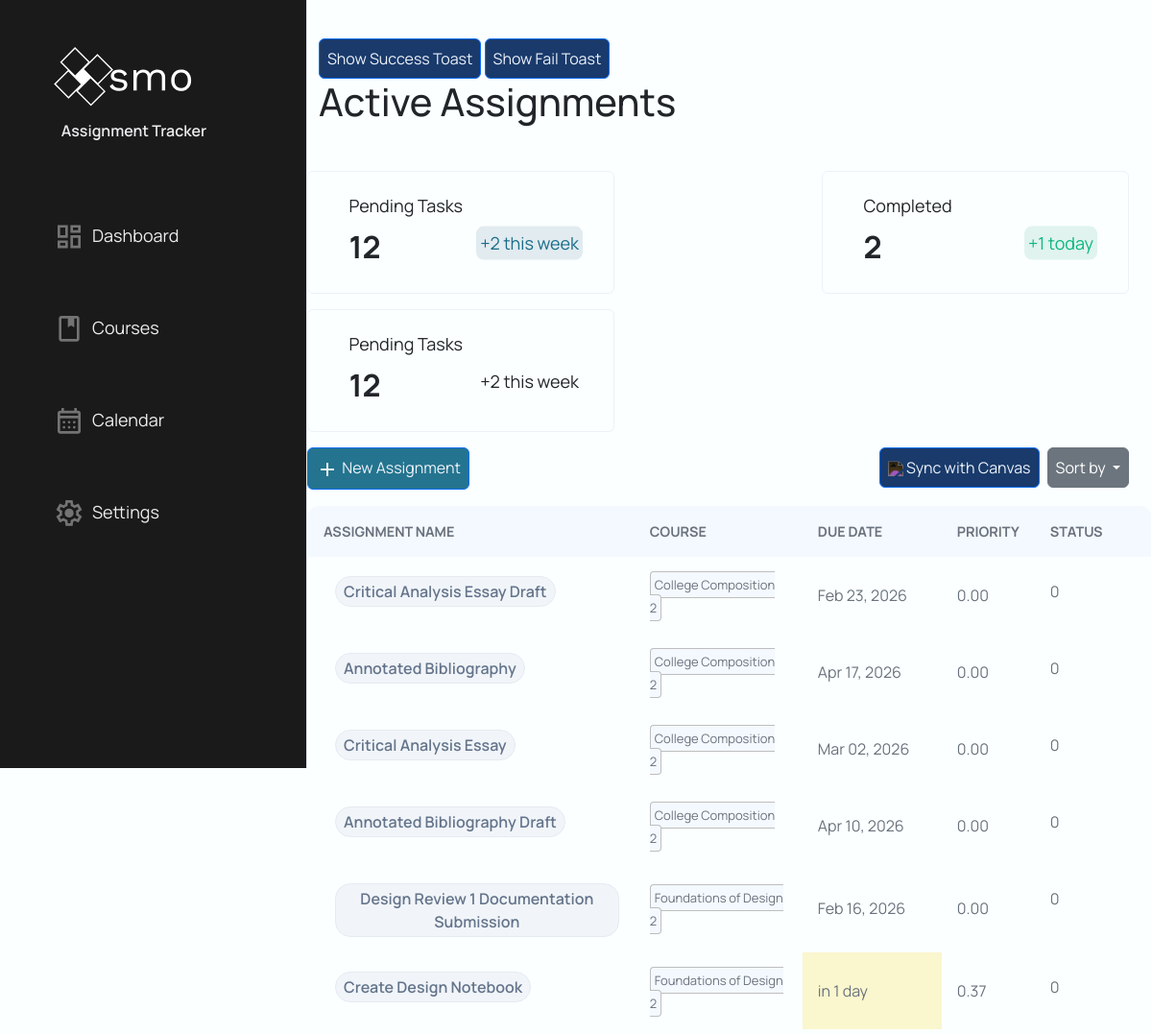
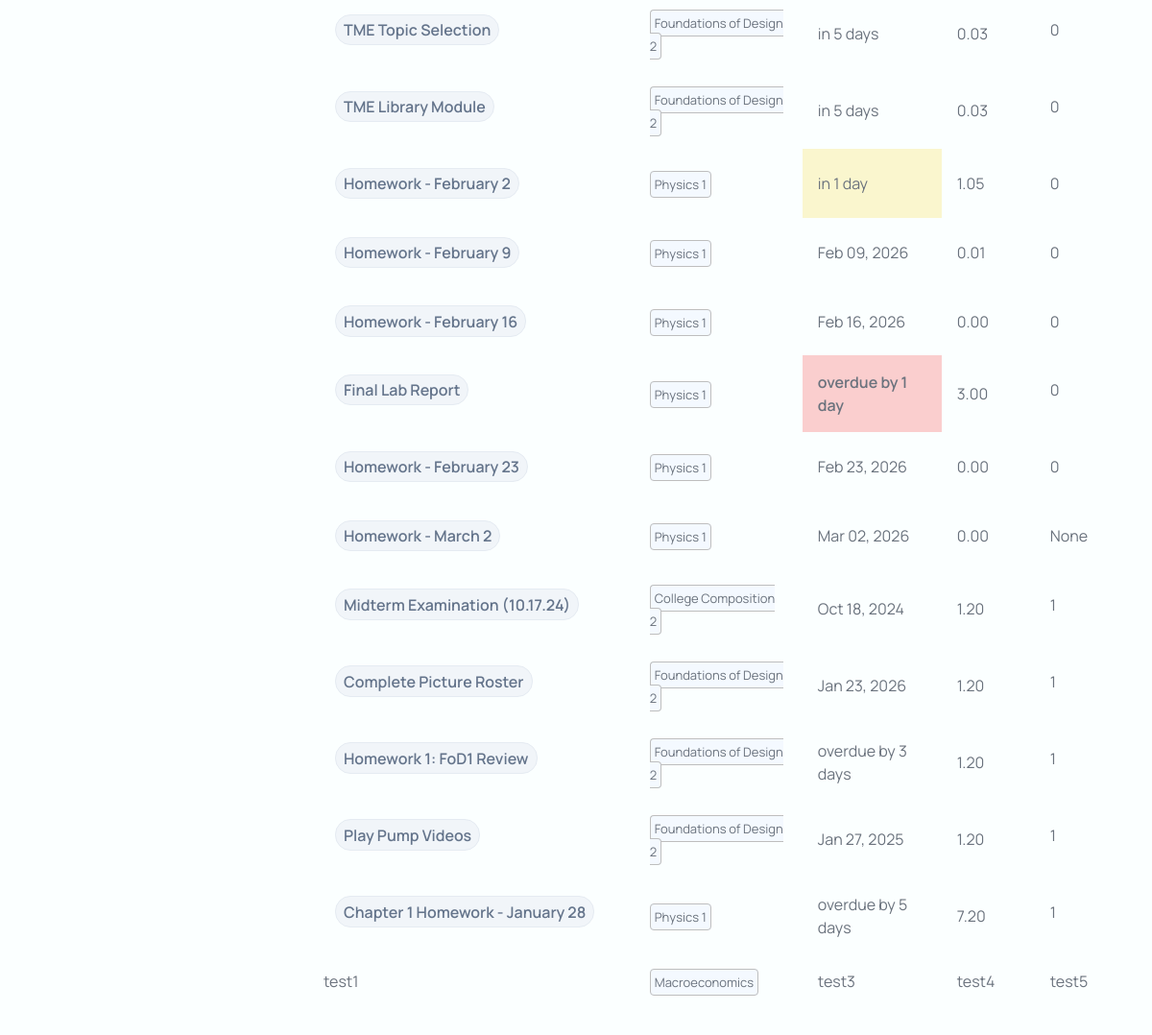
Screenshot of /dashboard/?sort=course (signed in) with the database file from the repository (2 pictures, top to bottom).
### models/assignment.py (models this page shows, shortened)
class Assignment(db.Model):
    __tablename__ = "assignments"
    assignment_id = db.Column("assignment_id", db.Integer, primary_key=True, autoincrement=True)
    user_id = db.Column("user_id", db.Integer, db.ForeignKey("users.user_id"), nullable=False)
    course_id = db.Column("course_id", db.Integer, db.ForeignKey("courses.course_id"), nullable=False)
    course = db.relationship("Course", back_populates="assignments", foreign_keys="Assignment.course_id")
    title = db.Column("title", db.Text, nullable=False)
    description = db.Column("description", db.Text, nullable=True)
    due = db.Column("due", db.Text, nullable=False)        # ISO-8601 text datetime recommended
    status = db.Column("status", db.Integer, nullable=True)  # 0/1 or enum-like int
    created = db.Column("created", db.Text, nullable=True)
    updated = db.Column("updated", db.Text, nullable=True)
    points_possible = db.Column("points_possible", db.Integer, nullable=True)
    score = db.Column("score", db.Float, nullable=True)  # Actual score achieved
    canvas_assignment_id = db.Column("canvas_assignment_id", db.Integer, nullable=True)
    workflow_state = db.Column("workflow_state", db.Text, nullable=True)
    unlock_at = db.Column("unlock_at", db.Text, nullable=True)
    html_url = db.Column("html_url", db.Text, nullable=True)
    submission_type = db.Column("submission_type", db.Text, nullable=True)
    canvas_base_url = db.Column("canvas_base_url", db.Text, nullable=True)
    last_canvas_sync = db.Column("last_canvas_sync", db.Text, nullable=True)
    effort = db.Column("effort", db.Integer, nullable=True, default=1) # 1=Low, 2=Med, 3=High
    event_id = db.Column("event_id", db.Text, nullable=True)

### models/courses.py (models this page shows, shortened)
class Course(db.Model):
    __tablename__ = "courses"
    assignments = db.relationship("Assignment",
                                  back_populates="course",
                                  foreign_keys="Assignment.course_id",
                                  primaryjoin = "Course.course_id == Assignment.course_id"
                                  )
    course_id = db.Column(
        "course_id",
        db.Integer,
        primary_key=True,
        autoincrement=True
    )
    user_id = db.Column(
        "user_id",
        db.Integer,
        db.ForeignKey("users.user_id"),
        nullable=False
    )
    course_name = db.Column(
        "course_name",
        db.Text,
        nullable=False
    )
    course_code = db.Column(
        "course_code",
        db.Text,
        nullable=False
    )
    canvas_course_id = db.Column(
        "canvas_course_id",
        db.Integer,
        nullable=True
    )
    workflow_state = db.Column(
        "workflow_state",
        db.Text,
        nullable=True
    )
    time_zone = db.Column(
        "time_zone",
        db.Text,
        nullable=True
    )
    end_at = db.Column(
        "end_at",
        db.Text,
        nullable=False
    )
    last_sync = db.Column(
        "last_sync",
        db.Text,
        nullable=True
    )
    canvas_base_url = db.Column(
        "canvas_base_url",
        db.Text,
        nullable=True
    )
    weight = db.Column(
        "weight",
        db.Float,
        default=1.0,
        nullable=False
    )

### Website/MainPage/mainPage.py (the view)
@mainPage_bp.route("/dashboard/", methods=["POST", "GET"])
@login_required
def dashboard():
    user_id = current_user.user_id
    assignmentRepo = AssignmentRepo()
    courseRepo = CourseRepo()
    userRepo = UserRepo()
    deleteForm = DeleteAssignment()
    assignmentForm = AssignmentCreateForm().updateCourseSelect(courseRepo.getAllCoursesById(user_id))
    editAssignmentForm = EditAssignmentForm()
    checkForm = CheckForm()
    sort_key = (request.args.get("sort"))
    if sort_key is None:
        sort_key = "due"
    else:
        sort_key = sort_key.strip().lower()
    SORT_MAP = {
    "course"      : assignmentRepo.get_SortedByName_Assignment,
    "due"       : assignmentRepo.get_SortedByDue_Assignment,
    "points"    : assignmentRepo.get_SortedByPoints_Assignment,
    "priority"  : assignmentRepo.getAllAssignmentById # Sort manually after calculation
    }
    assignments = SORT_MAP.get(sort_key, assignmentRepo.getAllAssignmentById)(user_id)
    scoring_service = ScoringService(user_id)
    for assignment in assignments:
        assignment.priority_score = scoring_service.calculate_score(assignment, assignment.course)
        assignment.due_display, assignment.due_hour = format_due_display(assignment.due)
    if sort_key == "priority":
        assignments.sort(key=lambda x: x.priority_score, reverse=True)
    if deleteForm.validate_on_submit:
        print(f"Assignment ID: {deleteForm.assignment_id.data}")
    completed = userRepo.getComplete(user_id)
    return render_template("dashboard.html",
                        completed=completed,
                        assignments=assignments,
                        deleteForm=deleteForm,
                        assignmentForm=assignmentForm,
                        editForm=editAssignmentForm,
                        checkForm=checkForm)

### Website/MainPage/templates/dashboard.html (shortened to what this page needs)
{% extends "base.html" %}
{% block content %}
{% block head %}
    <link rel="stylesheet" type="text/css" href="{{ url_for('static', filename='dashboard.css') }}">
    <link rel="stylesheet" type="text/css" href="{{ url_for('static', filename='modal.css') }}">
    <link rel="stylesheet" type="text/css" href="{{ url_for('static', filename='button.css') }}">
    <link rel="stylesheet" type="text/css" href="{{ url_for('static', filename='toast.css') }}">
{%  endblock %}
    <div class="container h-100 w-100">
        <button class="btn btn-primary" onclick="createToast('Test', 'toast-success')">
        Show Success Toast
        </button>
        <button class="btn btn-primary" onclick="createToast('Test', 'toast-fail')">
        Show Fail Toast
        </button>
        <div class="toast-container position-fixed top-0 end-0 p-3">
        </div>
        <div class="col w-100">
            <div class="row">
                <h1>Active Assignments</h1>
            </div>
            <div class="row card-div">
                <div class="card">
                    <p class="card-header1">Pending Tasks</p>
                    <p class="card-number">12</p>
                    <div class="tally">
                        <p class="card-tally-pending">+2 this week</p>
                    </div>
                </div>
                <div class="card">
                    <p class="card-header1">Completed</p>
                    <p class="card-number">{{completed}}</p>
                    <div class="tally">
                        <p class="card-tally-completed">+1 today</p>
                    </div>
                </div>
                <div class="card">
                    <p class="card-header1">Pending Tasks</p>
                    <p class="card-number">12</p>
                    <div class="tally">
                        <p class="card-tally-due">+2 this week</p>
                    </div>
                </div>
            </div>
            <div class="row button-div mt-3 mb-3 w-100">
                <div class="w-auto p-0">
                    <button type="button" class="btn btn-primary btn-create" onclick=showCreateModal()>
                        <img class="create-img" src="{{ url_for('static', filename='/images/navbar/add.svg') }}">
                        New Assignment
                    </button>
                </div>
                <div class="w-auto p-0 ms-auto">
                    <button type="button" class="btn btn-primary" id="sync" onclick=sync()>
                        <img class="btn-icon" src="{{ url_for('static', filename='images/icons/sync1.svg') }}">
                        Sync with Canvas
                    </button>
                </div>
                <div class="w-auto p-0 dropdown">
                    <button class="btn btn-secondary dropdown-toggle" type="button" data-bs-toggle="dropdown" aria-expanded="false">
                        Sort by
                    </button>
                </div>
            </div>
            <div class="row table-div">
                <table class="assignment-table">
                    <tr>
                        <th>Assignment Name</th>
                        <th>Course</th>
                        <th>Due Date</th>
                        <th>Priority</th>
                        <th>Status</th>
                    </tr>
                    {% for assignment in assignments %}
                        <tr class="table-row">
                            <td class="title d-flex align-items-center">
                                <form method="POST" action="/dashboard/assignments/{{ assignment.assignment_id }}/complete" class="d-flex align-items-center m-0 p-0 complete-form">
                                </form>
                                <button
                                    class="btn-name"
                                    onclick=showEditModal(this)
                                    data-assignment-id="{{assignment.assignment_id}}"
                                    data-canvas-id="{{assignment.canvas_assignment_id}}"
                                    data-assignment-name="{{assignment.title}}"
                                    data-assignment-desc="{{assignment.description}}"
                                    data-effort="{{assignment.effort}}"
                                    data-url="{{assignment.html_url}}">
                                    {{assignment.title}}
                                </button>
                            </td>
                            <td><a class="course-name">{{assignment.course.course_name}}</a></td>
                                {% if assignment.due_hour is none %}
                                    <td>{{assignment.due_display}}</td>
                                {% elif assignment.due_hour == "overdue" and assignment.status != 1 %}
                                    <td class="due-24">{{assignment.due_display}}</td>
                                {% elif assignment.due_hour is string %}
                                    <td>{{assignment.due_display}}</td>
                                {% elif assignment.due_hour < 24 %}
                                    <td class="due-24">{{assignment.due_display}}</td>
                                {% elif assignment.due_hour < 72 %}
                                    <td class="due-72">{{assignment.due_display}}</td>
                                {% else %}
                                    <td>{{assignment.due_display}}</td>
                                {% endif %}
                            <td class="priority">{{"%.2f"|format(assignment.priority_score)}}</td>
                            <td class="status d-flex align-items-center">
                                {{assignment.status}}
                            </td>
                        </tr>
                    </div>
                    {% endfor %}
                    <tr>
                        <td>test1</td>
                        <td><a class="course-name">Macroeconomics</a></td>
                        <td>test3</td>
                        <td>test4</td>
                        <td>test5</td>
                    </tr>
{% endblock %}

### rows the page displays
Assignment: title "Critical Analysis Essay Draft", course.course_name "College Composition 2", due_display "Feb 23, 2026", priority_score "0.00", status "0"
Assignment: title "Annotated Bibliography", course.course_name "College Composition 2", due_display "Apr 17, 2026", priority_score "0.00", status "0"
Assignment: title "Critical Analysis Essay", course.course_name "College Composition 2", due_display "Mar 02, 2026", priority_score "0.00", status "0"
Assignment: title "Annotated Bibliography Draft", course.course_name "College Composition 2", due_display "Apr 10, 2026", priority_score "0.00", status "0"
Assignment: title "Design Review 1 Documentation Submission", course.course_name "Foundations of Design 2", due_display "Feb 16, 2026", priority_score "0.00", status "0"
Assignment: title "Create Design Notebook", course.course_name "Foundations of Design 2", due_display "in 1 day", priority_score "0.37", status "0"
Assignment: title "TME Topic Selection", course.course_name "Foundations of Design 2", due_display "in 5 days", priority_score "0.03", status "0"
Assignment: title "TME Library Module", course.course_name "Foundations of Design 2", due_display "in 5 days", priority_score "0.03", status "0"
Assignment: title "Homework - February 2", course.course_name "Physics 1", due_display "in 1 day", priority_score "1.05", status "0"
Assignment: title "Homework - February 9", course.course_name "Physics 1", due_display "Feb 09, 2026", priority_score "0.01", status "0"
Assignment: title "Homework - February 16", course.course_name "Physics 1", due_display "Feb 16, 2026", priority_score "0.00", status "0"
Assignment: title "Final Lab Report", course.course_name "Physics 1", due_display "overdue by 1 day", priority_score "3.00", status "0"
Assignment: title "Homework - February 23", course.course_name "Physics 1", due_display "Feb 23, 2026", priority_score "0.00", status "0"
Assignment: title "Homework - March 2", course.course_name "Physics 1", due_display "Mar 02, 2026", priority_score "0.00", status "None"
Assignment: title "Midterm Examination (10.17.24)", course.course_name "College Composition 2", due_display "Oct 18, 2024", priority_score "1.20", status "1"
Assignment: title "Complete Picture Roster", course.course_name "Foundations of Design 2", due_display "Jan 23, 2026", priority_score "1.20", status "1"
Assignment: title "Homework 1: FoD1 Review", course.course_name "Foundations of Design 2", due_display "overdue by 3 days", priority_score "1.20", status "1"
Assignment: title "Play Pump Videos", course.course_name "Foundations of Design 2", due_display "Jan 27, 2025", priority_score "1.20", status "1"
Assignment: title "Chapter 1 Homework - January 28", course.course_name "Physics 1", due_display "overdue by 5 days", priority_score "7.20", status "1"

### other values shown
{{ completed }} "2"
